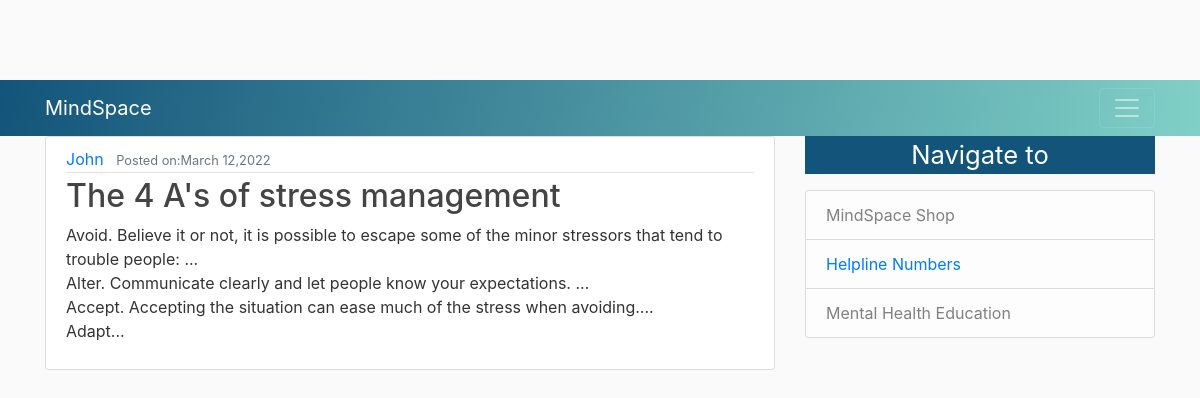
The app's page /blog/posts/15/ with its own data.
### Blog/models.py (models this page shows, shortened)
class Posts(models.Model):
	title = models.CharField(max_length=100)
	content = models.TextField()
	date = models.DateTimeField(default=timezone.now)
	author = models.ForeignKey(User,on_delete = models.CASCADE)
	tags = TaggableManager()

### Blog/views.py (the view)
# urls.py: path('posts/<int:pk>/', PostDetailView.as_view(), name='post-detail'),
class PostDetailView(DetailView):
	model = Posts

### Blog/templates/Blog/Posts_detail.html (shortened to what this page needs)
{% extends "Blog/base.html" %}
{%block content %}
	<article class="media content-section">
	  <div class="media-body">
	    <div class="article-metadata">
	      <a class="mr-2" href="#">{{ object.author }}</a>
	      <small class="text-muted">{{object.position}}  Posted on:{{object.date|date:"F d,Y"}}</small>
	    </div>
	    <h2 class="article-title">{{ object.title }}</h2>
	    <p class="article-content">{{ object.content }}</p>
	  </div>
	</article>
{% endblock content %}

### Blog/static/Blog/main.css (style rules this page uses)
body { background: #fafafa; color: #333333; margin-top: 5rem; }
h1, h2, h3, h4, h5, h6 { color: #444444; }
.content-section { background: #ffffff; padding: 10px 20px; border: 1px solid #dddddd; border-radius: 3px; margin-bottom: 20px; }
.article-title { color: #444444; }
.article-content { white-space: pre-line; }
.article-metadata { padding-bottom: 1px; margin-bottom: 4px; border-bottom: 1px solid #e3e3e3 }

### records on screen
Posts: author "John", date "March 12,2022", title "The 4 A's of stress management", content "Avoid. Believe it or not, it is possible to escape some of the minor stressors that tend to trouble people: ... Alter. Communicate clearly and let people know your expectations. ... Accept. Accepting the situation can ease much of the stress when avoiding.... Adapt..."
